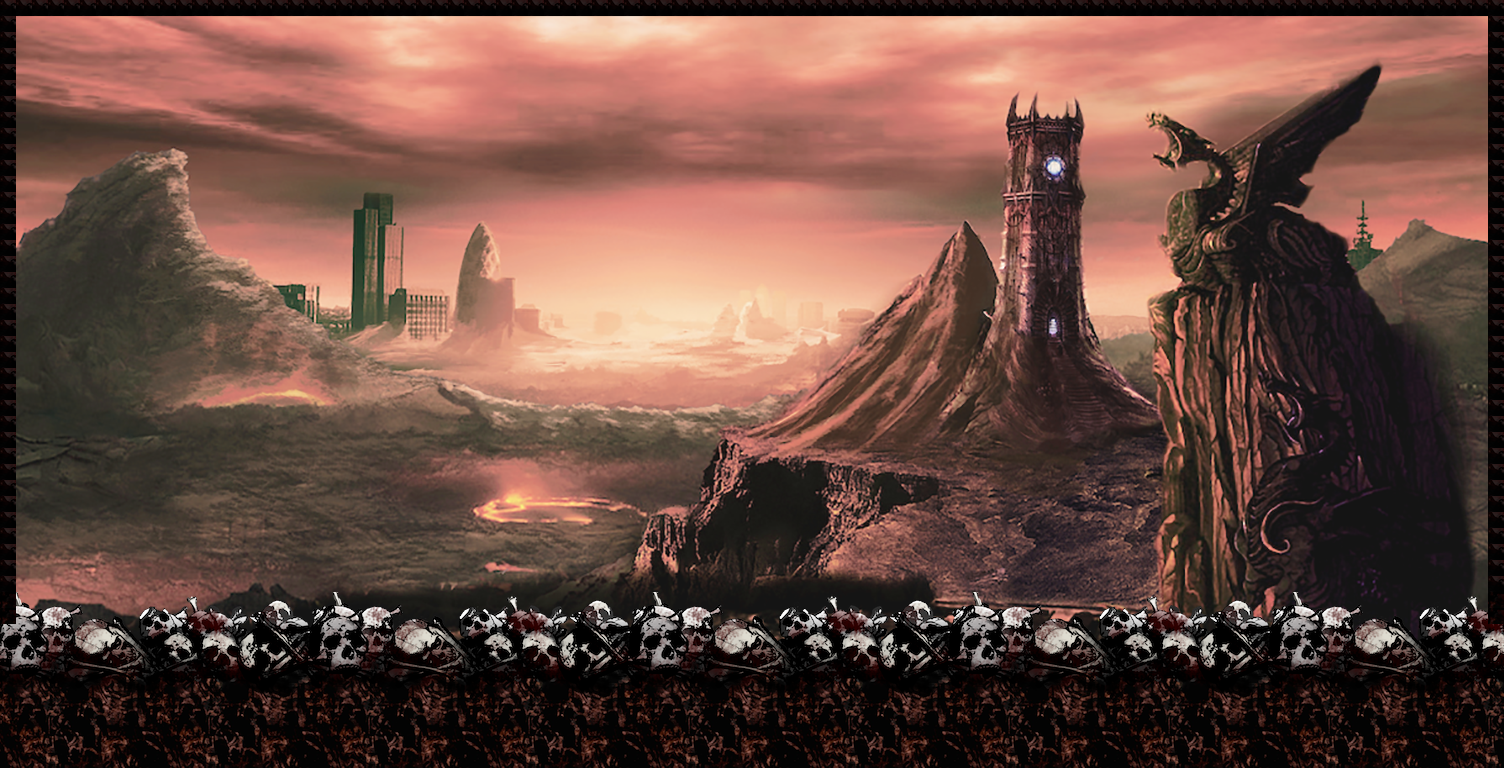

Rendered tile map (Tiled .tmx) drawn with the repository's tilesets; below, a short description and the map source with its tile grids summarised:
An orthogonal 94x48 tile map with 16x16 px tiles, 2 tile layers (background, foreground), 2 tilesets and 2 objects (finalboss, START).

<map version="1.0.0" orientation="orthogonal" renderorder="right-down" width="94" height="48" tilewidth="16" tileheight="16" nextobjectid="3">
 <tileset firstgid="1" name="finalBossBg" tilewidth="16" tileheight="16" tilecount="4371" columns="93">
  <image source="../images/finalBoss/finalBossBg.png" width="1500" height="764" />
 </tileset>
 <tileset firstgid="4372" name="finalTile" tilewidth="16" tileheight="16" tilecount="400" columns="20">
  <image source="../images/finalBoss/finalTile.png" width="320" height="320" />
 </tileset>
 <layer name="background" width="94" height="48">
  <data>[4512 cells, 4371 non-empty, 4371 distinct tile ids]</data>
 </layer>
 <layer name="foreground" width="94" height="48">
  <data>[4512 cells, 1200 non-empty, 220 distinct tile ids]</data>
 </layer>
 <objectgroup name="enemies">
  <object id="2" name="finalboss" type="finalboss" x="796" y="179" width="16" height="16" />
 </objectgroup>
 <objectgroup name="player">
  <object id="1" name="START" type="START" x="105.333" y="464" width="16" height="16" />
 </objectgroup>
</map>
